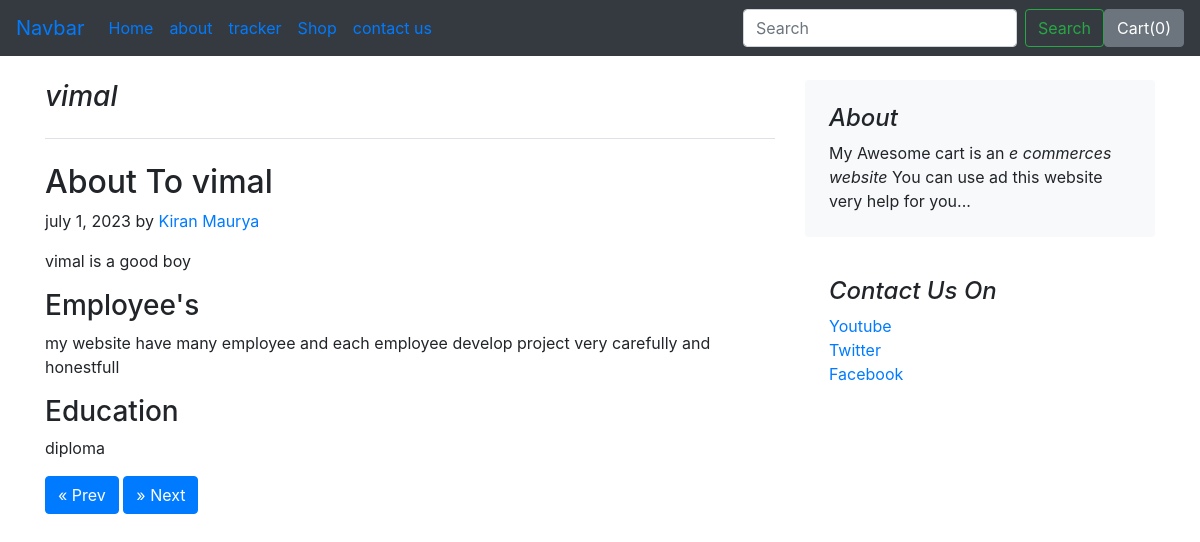
The app's page /blog/blogpost/3 with its own data.
### blog/models.py (models this page shows, shortened)
class BlogPost(models.Model):
    post_id = models.AutoField(primary_key=True)
    title = models.CharField(max_length=50)
    head0 = models.CharField(max_length=50)
    chead0  = models.CharField(max_length=500)
    head1 = models.CharField(max_length=100)
    chead1  = models.CharField(max_length=500)
    head2 = models.CharField(max_length=100)
    chead2  = models.CharField(max_length=500)
    pub_date = models.DateField()
    image = models.ImageField(upload_to = "blog/images",default="")

### blog/views.py (the view)
# urls.py: path("blogpost/<int:id>",views.blogPost, name= 'blogPost')
def blogPost (request,id):
    post = BlogPost.objects.filter(post_id = id)[0]
    return render(request,'blog/blogpost.html', {'post':post,})

### blog/templates/blog/blogpost.html (shortened to what this page needs)
{% extends 'blog/basic.html' %}
{% block body%}
<div class="container my-4">
<div class="row">
    <div class="col-md-8 blog-main">
      <h3 class="pb-4 mb-4 font-italic border-bottom">
        {{post.title}}
      </h3>
      <div class="blog-post">
        <h2 class="blog-post-title"> {{post.head0}}</h2>
        <p class="blog-post-meta">july 1, 2023 by <a href="#">Kiran Maurya</a></p>
       <p> {{post.chead0}}</p>
       <h3>{{post.head1}}</h3>
       <p> {{post.chead1}}</p>
       <h3>{{post.head2}}</h3>
       <p> {{post.chead2}}</p>
       <button type = "button"   id  = "prev" class = "btn btn-primary prev-button">&laquo; Prev </button>
      <button  type = "button" id  = "next" class = "btn btn-primary next-button ">&raquo; Next</button>
      </div>
    </div>
    <aside class="col-md-4 blog-sidebar">
      <div class="p-4 mb-3 bg-light rounded">
        <h4 class="font-italic">About</h4>
        <p class="mb-0">My Awesome cart is an  <em>e commerces website  </em>You can use ad this website very help for you...</p>
      </div>
      <div class="p-4">
        <h4 class="font-italic">Contact Us On</h4>
        <ol class="list-unstyled">
          <li><a href="#">Youtube</a></li>
          <li><a href="#">Twitter</a></li>
          <li><a href="#">Facebook</a></li>
        </ol>
      </div>
    </aside>
  </div>
  </div>
  {% endblock %}

### records on screen
BlogPost: title "vimal", head0 "About To vimal", chead0 "vimal is a good boy", head1 "Employee's", chead1 "my website have many employee and each employee develop project very carefully and honestfull", head2 "Education", chead2 "diploma"
